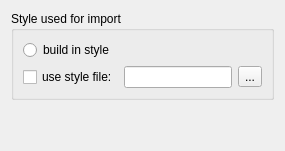
     <widget class="QWidget" name="Import">
      <attribute name="title">
       <string>Import</string>
      </attribute>
      <layout class="QVBoxLayout">
       <item>
        <widget class="QGroupBox" name="groupBox_7">
         <property name="title">
          <string>Style used for import</string>
         </property>
         <property name="flat">
          <bool>true</bool>
         </property>
         <layout class="QVBoxLayout">
          <item>
           <widget class="QRadioButton" name="useBuildinStyle">
            <property name="text">
             <string>build in style</string>
            </property>
           </widget>
          </item>
          <item>
           <layout class="QHBoxLayout">
            <item>
             <widget class="QCheckBox" name="useStyleFile">
              <property name="text">
               <string>use style file:</string>
              </property>
             </widget>
            </item>
            <item>
             <widget class="QLineEdit" name="styleFile"/>
            </item>
            <item>
             <widget class="QToolButton" name="styleFileButton">
              <property name="text">
               <string>...</string>
              </property>
              <property name="icon">
               <iconset resource="mscore.qrc">
                <normaloff>:/data/fileopen.svg</normaloff>:/data/fileopen.svg</iconset>
              </property>
             </widget>
            </item>
           </layout>
          </item>
         </layout>
        </widget>
       </item>
       <item>
        <spacer>
         <property name="orientation">
          <enum>Qt::Vertical</enum>
         </property>
         <property name="sizeHint" stdset="0">
          <size>
           <width>20</width>
           <height>40</height>
          </size>
         </property>
        </spacer>
       </item>
      </layout>
     </widget>
